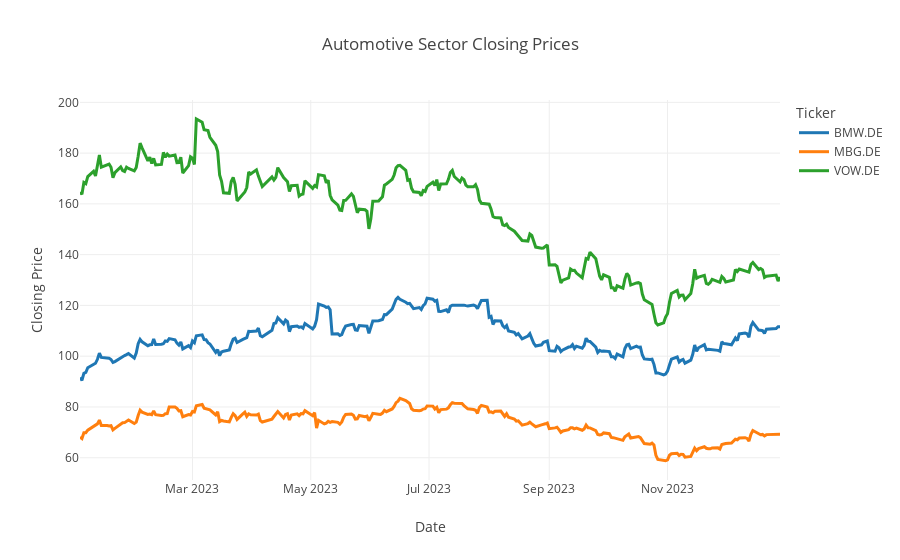

Notebook cell for this chart:
### Code cell
# Closing Price plot
fig = px.line(
    ticker_prices, x='Date', y='Close', color='Ticker', text='Close',
    title="Automotive Sector Closing Prices",
    template="none"
)

fig.update_xaxes(title="Date")
fig.update_yaxes(title="Closing Price")
fig.update_traces(
    mode="lines",
    marker_size=10, line_width=3,
    error_y_color="gray",
    error_y_thickness=1,
    error_y_width=10
)

### Figure 1 — Plotly figure (JSON) as saved in the notebook; plotly's stock layout.template omitted (floating-point values rounded to 4 significant figures; data arrays with more than 128 entries replaced by an {"elided": "..."} marker saying what was removed)
{"data": [{"error_y": {"color": "gray", "thickness": 1, "width": 10}, "hovertemplate": "Ticker=BMW.DE<br>Date=%{x}<br>Close=%{text}<extra></extra>", "legendgroup": "BMW.DE", "line": {"color": "#1F77B4", "dash": "solid", "width": 3}, "marker": {"size": 10, "symbol": "circle"}, "mode": "lines", "name": "BMW.DE", "orientation": "v", "showlegend": true, "text": {"elided": "255 float values"}, "type": "scatter", "x": {"elided": "255 str values"}, "xaxis": "x", "y": {"elided": "255 float values"}, "yaxis": "y"}, {"error_y": {"color": "gray", "thickness": 1, "width": 10}, "hovertemplate": "Ticker=MBG.DE<br>Date=%{x}<br>Close=%{text}<extra></extra>", "legendgroup": "MBG.DE", "line": {"color": "#FF7F0E", "dash": "solid", "width": 3}, "marker": {"size": 10, "symbol": "circle"}, "mode": "lines", "name": "MBG.DE", "orientation": "v", "showlegend": true, "text": {"elided": "255 float values"}, "type": "scatter", "x": {"elided": "255 str values"}, "xaxis": "x", "y": {"elided": "255 float values"}, "yaxis": "y"}, {"error_y": {"color": "gray", "thickness": 1, "width": 10}, "hovertemplate": "Ticker=VOW.DE<br>Date=%{x}<br>Close=%{text}<extra></extra>", "legendgroup": "VOW.DE", "line": {"color": "#2CA02C", "dash": "solid", "width": 3}, "marker": {"size": 10, "symbol": "circle"}, "mode": "lines", "name": "VOW.DE", "orientation": "v", "showlegend": true, "text": {"elided": "255 float values"}, "type": "scatter", "x": {"elided": "255 str values"}, "xaxis": "x", "y": {"elided": "255 float values"}, "yaxis": "y"}], "layout": {"legend": {"title": {"text": "Ticker"}, "tracegroupgap": 0}, "title": {"text": "Automotive Sector Closing Prices"}, "xaxis": {"anchor": "y", "domain": [0, 1], "title": {"text": "Date"}}, "yaxis": {"anchor": "x", "domain": [0, 1], "title": {"text": "Closing Price"}}}}
